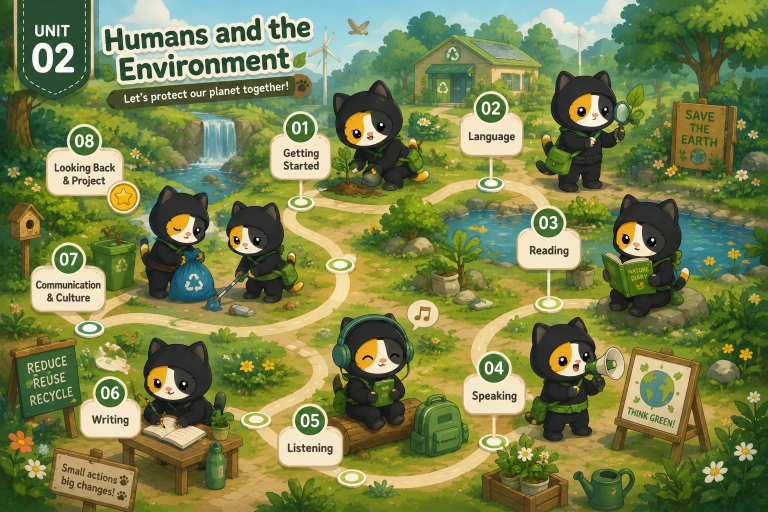
#> input picture Global_Success_10/assets/unit02-map.webp, 1536 x 1024 px, found by its file name (shown at 1/2 size)
$ python measure-map.py assets/unit02-map.webp
#> lines starting #> are read from the running program, lines starting #| are printed output that depends on the picture; after the words box and inside, x2 and y2 are one past the last pixel; in counts of white or black regions, pixels touching at a corner belong together
#!/usr/bin/env python3
"""
measure-map.py — đo toạ độ vùng bấm trên bản đồ unit của Global Success 10.

Vì sao có tệp này: vùng bấm phải trùng khít thẻ tên vẽ sẵn trong ảnh. Ước lượng
bằng mắt đã sai một lần (vùng bấm rộng gần gấp đôi thẻ tên), nên mọi toạ độ
trong module đều phải đo bằng máy. Xem GLOBAL-SUCCESS-10.md §4.

Cách chạy:
    python tools/measure-map.py assets/unit02-map.webp
    python tools/measure-map.py assets/unit02-map.webp --check check.png

In ra 8 dòng `--x/--y/--w/--h` dán thẳng vào `unitNN/index.html`.
`--check` xuất thêm một ảnh có vẽ khung hồng để soi bằng mắt trước khi dán.

Cách đo:
  1. Dò huy hiệu số — hình TRÒN đậm màu ở góc trên–trái mỗi thẻ. Lọc theo tỉ lệ
     ~1:1 và độ đặc để loại cây cối, áo nhân vật cùng màu.
  2. Từ mỗi huy hiệu, lan vùng sáng của thân thẻ, chặn trong một cửa sổ quanh
     huy hiệu để không rò sang lối đi / sàn nhà cùng tông.
  3. Hợp hai hộp lại, nới 5–6px cho khỏi hụt mép.

Mặt nạ không khoá theo màu — Unit 4 dùng huy hiệu nhiều màu trong cùng một
trang. Script tự thử có/không cắt đuôi chỉ dẫn và giữ cách nào ra đủ 8 thẻ.

Thẻ nào bị nhân vật che thì bước 2 có thể rò hoặc cụt. Luôn xuất --check và
nhìn trước khi dán; thẻ nào lệch thì sửa tay riêng thẻ đó.

Chỉ dùng lúc dựng bài. KHÔNG phải một phần của trang chạy — trang là HTML/CSS/JS
tĩnh, không có bước build.
"""

import sys
from collections import deque

try:
    import numpy as np
    from PIL import Image, ImageDraw
except ImportError:
    sys.exit('Cần: pip install pillow numpy')


# Một mặt nạ dùng chung cho mọi unit — KHÔNG khoá theo màu.
#
# Bản đầu dò huy hiệu theo màu (xanh lục cho Unit 1–2, tím cho Unit 3). Hỏng ở
# Unit 4: bản đồ đó dùng huy hiệu nhiều màu trong cùng một trang — 06 đỏ, 01 xanh
# lam, còn lại xanh lục. Khoá theo màu là mỗi unit một luật, không bền.
#
# Cách hiện tại: huy hiệu = HÌNH TRÒN ĐẬM bất kỳ màu gì; thân thẻ = MẢNG SÁNG ít
# bão hoà. Mặt nạ lỏng nên bắt thừa, nhưng phép thử "có thân thẻ kề bên" lọc sạch:
# vật tròn đậm nào không có thẻ đi kèm thì bị bỏ.

def badge_mask(R, G, B):
    """Hình tròn đậm, màu gì cũng được."""
    mx = np.maximum(np.maximum(R, G), B)
    mn = np.minimum(np.minimum(R, G), B)
    return (mx < 205) & (((mx - mn) > 38) | (mx < 115))


def plate_mask(R, G, B):
    """Thân thẻ: sáng và ít bão hoà — kem hay trắng đều lọt."""
    mx = np.maximum(np.maximum(R, G), B)
    mn = np.minimum(np.minimum(R, G), B)
    return (mn >= 170) & ((mx - mn) <= 95)


def components(mask, H, W, minpix):
    seen = np.zeros((H, W), bool)
    out = []
    ys, xs = np.nonzero(mask)
    for y0, x0 in zip(ys, xs):
        if seen[y0, x0]:
            continue
        q = deque([(y0, x0)])
        seen[y0, x0] = True
        mnx = mxx = x0
        mny = mxy = y0
        n = 0
        while q:
            y, x = q.popleft()
            n += 1
            mnx = min(mnx, x); mxx = max(mxx, x)
            mny = min(mny, y); mxy = max(mxy, y)
            for dy, dx in ((1, 0), (-1, 0), (0, 1), (0, -1)):
                ny, nx = y + dy, x + dx
                if 0 <= ny < H and 0 <= nx < W and not seen[ny, nx] and mask[ny, nx]:
                    seen[ny, nx] = True
                    q.append((ny, nx))
        if n >= minpix:
            out.append((mnx, mny, mxx, mxy, n))
    return out


def find_badges(mask, H, W):
    found = []
    for x0, y0, x1, y1, n in components(mask, H, W, 600):
        w, h = x1 - x0 + 1, y1 - y0 + 1
        if not (40 <= w <= 85 and 40 <= h <= 85):
            continue
        if not (0.80 <= w / h <= 1.30):
            continue
        if n / (w * h) < 0.52:
            continue
        found.append((x0, y0, x1, y1))
    return found


# [31 lines left out: function trim_tail, not called in this run]


def plate_box(plate, badge, H, W, trim=False):
    bx0, by0, bx1, by1 = badge
    # Cửa sổ phải cắt theo mép ảnh: thẻ sát mép phải làm vùng lan chạy quá biên
    # và ném IndexError.
    wx0, wy0 = max(0, bx0 - 45), max(0, by0 - 28)
    wx1, wy1 = min(W - 1, bx0 + 340), min(H - 1, by1 + 200)
    best = None
    seeds = [(by1 + 16, bx1 + 14), (by1 + 26, bx1 + 34), ((by0 + by1) // 2, bx1 + 20),
             (by1 + 10, bx0 + 18), (by1 + 40, bx1 + 60), (by1 + 55, bx0 + 40)]
    for sy, sx in seeds:
        if not (0 <= sy < H and 0 <= sx < W) or not plate[sy, sx]:
            continue
        local = {(sy, sx)}
        q = deque([(sy, sx)])
        while q:
            y, x = q.popleft()
            for dy, dx in ((1, 0), (-1, 0), (0, 1), (0, -1)):
                ny, nx = y + dy, x + dx
                if (wy0 <= ny <= wy1 and wx0 <= nx <= wx1
                        and (ny, nx) not in local and plate[ny, nx]):
                    local.add((ny, nx))
                    q.append((ny, nx))

        if trim:
            got = trim_tail(local, (by0 + by1) // 2)
            if got is None:
                continue
        else:
            xs = [x for _, x in local]; ys = [y for y, _ in local]
            got = (min(xs), min(ys), max(xs), max(ys), len(local))
        mnx, mny, mxx, mxy, n = got
        w, h = mxx - mnx + 1, mxy - mny + 1
        if 85 <= w <= 440 and 42 <= h <= 210:
            if best is None or n > best[4]:
                best = got
    return best


# ---------------------------------------------------------------------------
# CHẾ ĐỘ MỒI — dùng khi dò tự động không ra đủ 8 thẻ
# ---------------------------------------------------------------------------
# Bảy bản đồ Unit 4–10 không cùng một khuôn: có bản huy hiệu đè góc trên–trái,
# có bản là giọt ghim nằm hẳn phía trên thẻ; màu huy hiệu đổi cả trong cùng một
# trang; có bản còn kèm thẻ trang trí ở chân trang trông y hệt thẻ tiết.
# Không có bộ ngưỡng nào phủ hết. Nên: NGƯỜI chỉ chỗ, MÁY đo mép.
#
#   python tools/measure-map.py assets/unit10-map.webp #          --seeds "195,435; 305,590; 668,565; ..." --check chk.png
#
# Mỗi mồi là một điểm nằm trong thân thẻ (chạm vào chữ cũng được — phép quét
# chịu được khoảng đứt tới 8px). Thứ tự mồi là thứ tự in ra.

# Khoảng đứt cho phép khi quét mép thẻ. 9px đủ để băng qua chữ bên trong thẻ.
# Nhưng bản đồ nào xếp 8 thẻ liền một hàng (Unit 7–9) thì khe giữa hai thẻ chỉ
# ~15px — để 9 là các thẻ dính vào nhau thành một hộp dài 569px. Dùng --gap 3
# cho những bản đồ đó.
GAP = 9


# [78 lines left out: functions scan, box_from_seed, not called in this run]


def main():
    if len(sys.argv) < 2:
        sys.exit(__doc__)
    path = sys.argv[1]
    check = None
    if '--check' in sys.argv:
        check = sys.argv[sys.argv.index('--check') + 1]

    im = Image.open(path).convert('RGB')
#> im is the input picture: PIL image 1536x1024 RGB; mean R, G, B 121.1, 130.1, 77.1
    W, H = im.size
    a = np.asarray(im).astype(np.int16)
    R, G, B = a[:, :, 0], a[:, :, 1], a[:, :, 2]
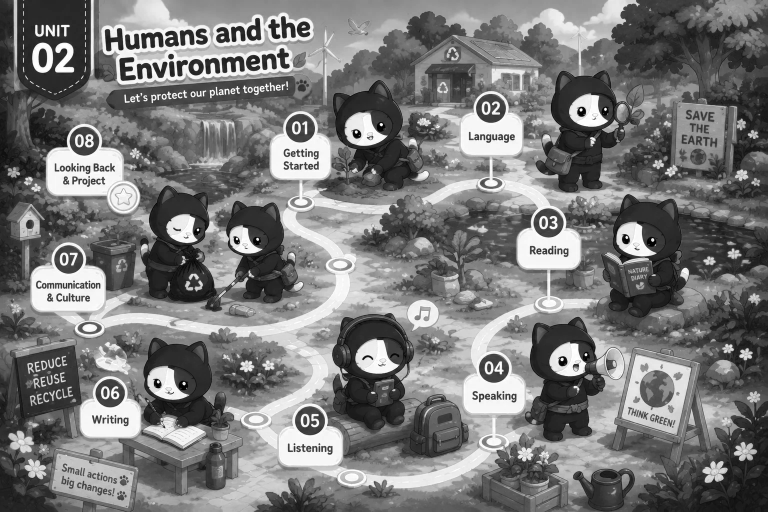
#> R: shape (1024, 1536) int16 (shown at 1/2 size); min 0, max 255, mean 121.1
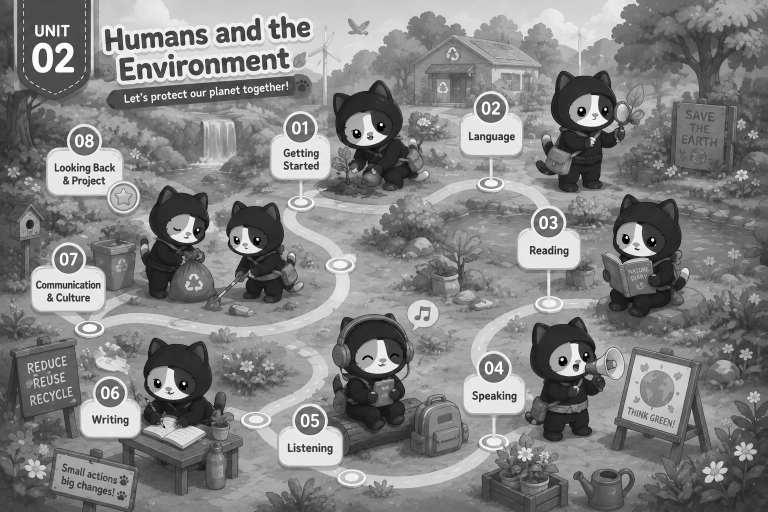
#> G: shape (1024, 1536) int16 (shown at 1/2 size); min 0, max 255, mean 130.1
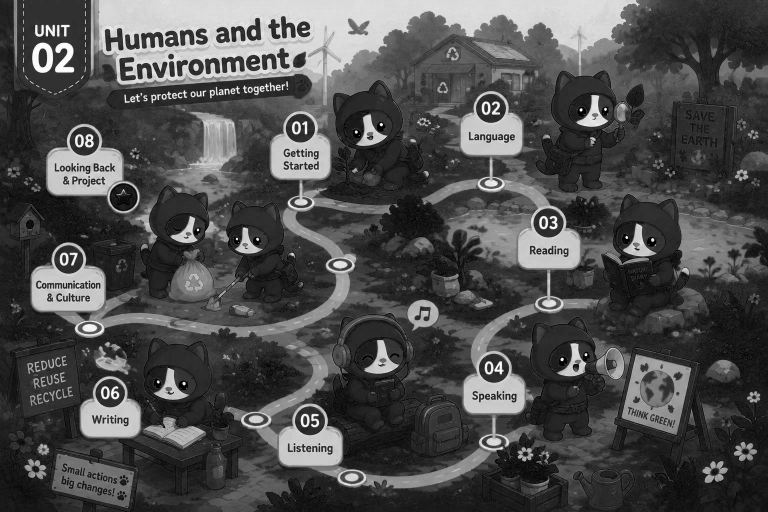
#> B: shape (1024, 1536) int16 (shown at 1/2 size); min 0, max 255, mean 77.1
    print(f'# {path}  {W}x{H}', file=sys.stderr)

    plate = plate_mask(R, G, B)
#> in plate_mask, `mx = np.maximum(np.maximum(R, G), B)`:
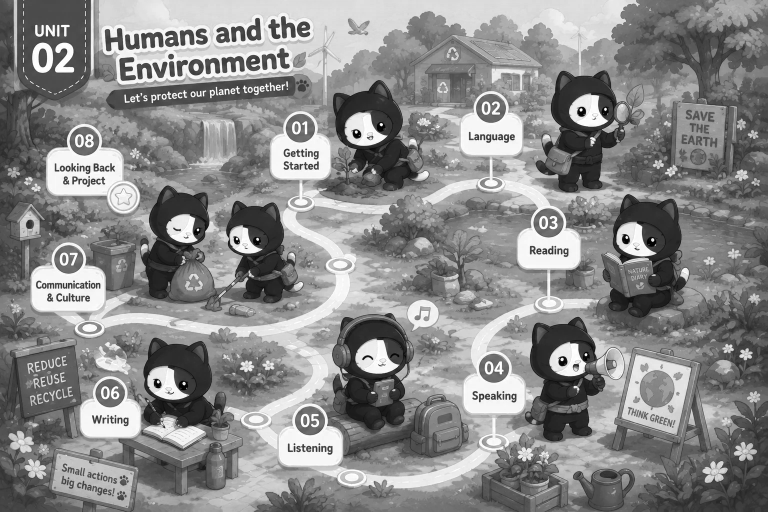
#> mx: shape (1024, 1536) int16 (shown at 1/2 size); min 0, max 255, mean 137.5
#> in plate_mask, `mn = np.minimum(np.minimum(R, G), B)`:
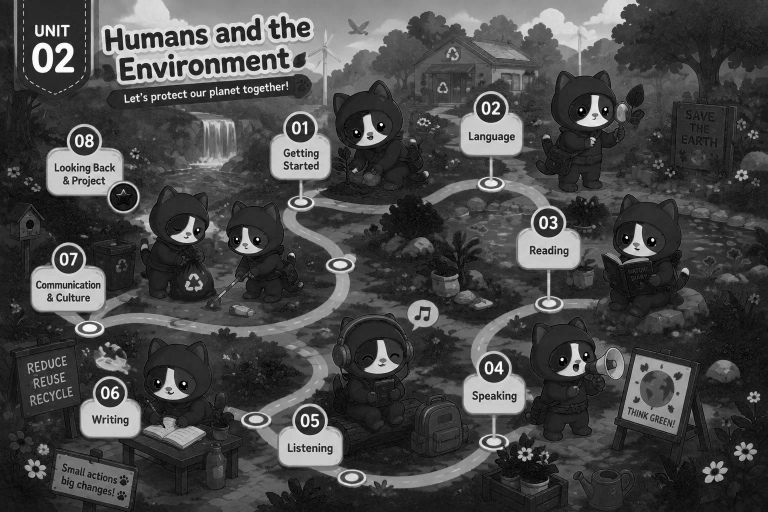
#> mn: shape (1024, 1536) int16 (shown at 1/2 size); min 0, max 255, mean 72.3
#> in plate_mask, `return (mn >= 170) & ((mx - mn) <= 95)`:
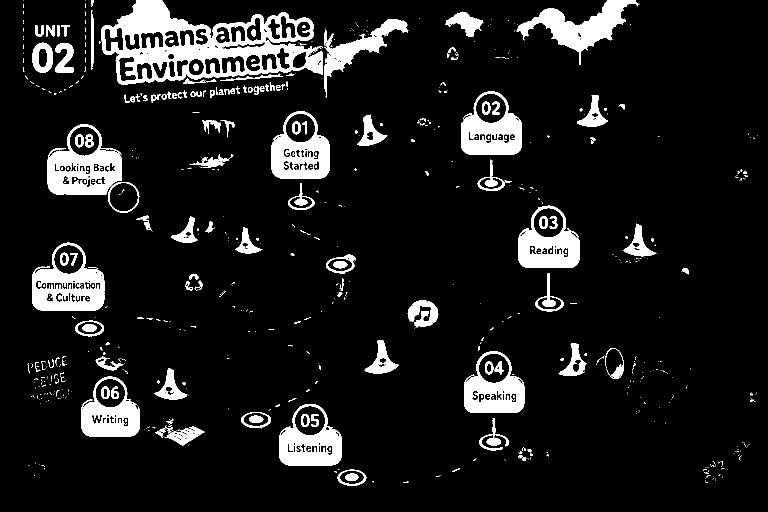
#> returned value: shape (1024, 1536) bool (shown at 1/2 size); 10% white; 714 white regions (537 under 20 px), largest, box (x1, y1, x2, y2) and area: (202, 0, 646, 169) 31093, (95, 248, 244, 389) 10630, (64, 485, 209, 621) 10081

    if '--gap' in sys.argv:
        globals()['GAP'] = int(sys.argv[sys.argv.index('--gap') + 1])

    if '--seeds' in sys.argv:
        raw = sys.argv[sys.argv.index('--seeds') + 1]
        dark = badge_mask(R, G, B)
        badges = find_badges(dark, H, W)
        print(f'# tìm được {len(badges)} đĩa tròn để ghép vào thẻ', file=sys.stderr)
        pts = [tuple(int(v) for v in q.split(',')) for q in raw.split(';') if q.strip()]
        boxes = []
        for k, (sx, sy) in enumerate(pts, start=1):
            b = box_from_seed(plate, badges, dark, sx, sy, H, W)
            if b is None:
                print(f'# ⚠ mồi #{k} ({sx},{sy}) không rơi vào thân thẻ', file=sys.stderr)
                continue
            boxes.append(b)
        print(f'# chế độ mồi: {len(pts)} mồi → {len(boxes)} thẻ', file=sys.stderr)
        emit(boxes, W, H, im, check)
        return

    badges = find_badges(badge_mask(R, G, B), H, W)
#> in badge_mask, `return (mx < 205) & (((mx - mn) > 38) | (mx < 115))`:
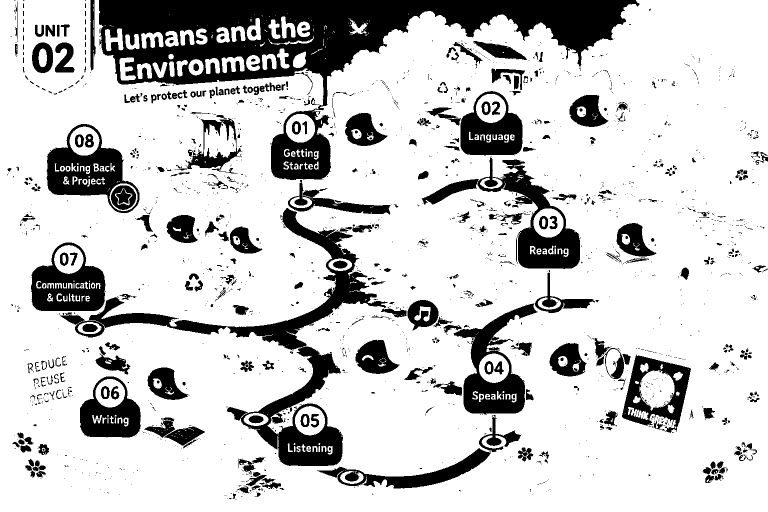
#> returned value: shape (1024, 1536) bool (shown at 1/2 size); 79.2% white; 1937 black regions (1527 under 20 px), largest, box (x1, y1, x2, y2) and area: (198, 0, 1279, 360) 107093, (120, 416, 776, 932) 40252, (843, 316, 1160, 538) 16431
#> in find_badges, `found = []`: found = []
#> the loop in find_badges, `for x0, y0, x1, y1, n in components(mask, H, W, 600):` made 25 passes
#> (x0, y0, x1, y1, n, w, h) on passes 1 to 8: (0, 0, 1535, 1023, 1185701, 1536, 1024), (562, 33, 590, 76, 696, 29, 44), (493, 36, 521, 80, 756, 29, 45), (210, 57, 246, 101, 979, 37, 45), (282, 64, 326, 96, 911, 45, 33), (586, 103, 611, 135, 629, 26, 33), (524, 108, 552, 139, 612, 29, 32), (492, 110, 519, 141, 617, 28, 32)
#> after the loop in find_badges, `for x0, y0, x1, y1, n in components(mask, H, W, 600):`: found = [(952, 188, 1011, 245), (572, 228, 629, 284), (408, 244, 471, 316), (139, 253, 198, 310), (1067, 417, 1126, 474), (108, 490, 166, 547), (958, 707, 1017, 765), (1279, 740, 1348, 820), (191, 758, 249, 814), (590, 812, 649, 870)]
#> badges has the same summary as found in find_badges

    # Cắt đuôi chỉ dẫn: chỉ vài unit có nét cong nối thẻ xuống nhân vật (Unit 3).
    # Bật nhầm ở unit không có đuôi thì thẻ hai dòng bị loại — nên thử cả hai và
    # giữ cách nào ra đủ 8 thẻ.
    boxes, used = [], None
    for trim in (False, True):
        got = []
        for b in badges:
            pb = plate_box(plate, b, H, W, trim)
            if pb is None:
                continue
            x0 = min(b[0], pb[0]); y0 = min(b[1], pb[1])
            x1 = max(b[2], pb[2]); y1 = max(b[3], pb[3])
            got.append((max(0, x0 - 6), max(0, y0 - 6),
                        min(W - 1, x1 + 6), min(H - 1, y1 + 6)))
        print(f'#   cắt đuôi={trim}: {len(badges)} ứng viên → {len(got)} thẻ',
              file=sys.stderr)
        if len(got) > len(boxes):
            boxes, used = got, trim
        if len(got) == 8:
            break
#> after the loop, boxes = [(916, 177, 1049, 315), (537, 217, 665, 362), (89, 242, 249, 394), (1030, 405, 1165, 541), (58, 479, 214, 626), (922, 696, 1054, 831), (156, 747, 285, 878), (552, 802, 688, 936)]; used = False
    print(f'# dùng: cắt đuôi={used}', file=sys.stderr)

    emit(boxes, W, H, im, check, sort=True)


def emit(boxes, W, H, im, check, sort=False):
#> called with W = 1536, H = 1024, sort = True
    if sort:
        # thứ tự đọc: trên→dưới, trái→phải. Số tiết ĐỌC TỪ ẢNH, không suy từ
        # thứ tự này — bố cục mỗi unit mỗi khác.
        boxes = sorted(boxes, key=lambda r: (r[1], r[0]))
    print(f'# đo được {len(boxes)} thẻ tiết' + ('' if len(boxes) == 8
          else '  ⚠ KHÔNG ĐỦ 8 — soi ảnh --check'), file=sys.stderr)

    for x0, y0, x1, y1 in boxes:
        print(f'style="--x:{x0/W*100:.2f}%; --y:{y0/H*100:.2f}%; '
              f'--w:{(x1-x0+1)/W*100:.2f}%; --h:{(y1-y0+1)/H*100:.2f}%"'
              f'   <!-- px {x0},{y0} {x1-x0+1}x{y1-y0+1} -->')
#> this loop made 8 passes
#> (printed output is left out)

    if check:
        im2 = im.copy()
        d = ImageDraw.Draw(im2)
        for i, (x0, y0, x1, y1) in enumerate(boxes, start=1):
            d.rectangle([x0, y0, x1, y1], outline=(255, 0, 255), width=4)
            d.text((x0 + 8, y0 + 6), str(i), fill=(255, 0, 255))
        im2.save(check)
        print(f'# ảnh soi: {check}', file=sys.stderr)


if __name__ == '__main__':
    main()
